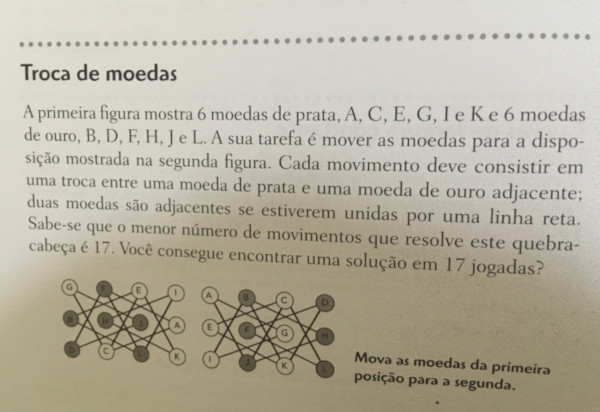
#> input picture images/livro-texto.jpg, 600 x 412 px
$ python adaptative.py
#> lines starting #> are read from the running program, lines starting #| are printed output that depends on the picture; after the words box and inside, x2 and y2 are one past the last pixel; in counts of white or black regions, pixels touching at a corner belong together
import os
import cv2
import logging
from typing import Union

import numpy as np

logging.basicConfig(level=logging.INFO)
logger = logging.getLogger(__name__)

def apply_otsu(img: np.ndarray, convert_to_gray: bool = True) -> Union[np.ndarray, int]:
    """ Binarize the image using Otsu's method.

    Args:
        img (numpy.ndarray): The image to be binarized.

    Returns:
        numpy.ndarray: The binarized image.
    """
    if img is None:
        return None

    logger.info('Applying Otsu\'s method')
    if convert_to_gray:
        img = cv2.cvtColor(img, cv2.COLOR_RGB2GRAY)

    return cv2.threshold(img, 0, 255, cv2.THRESH_BINARY | cv2.THRESH_OTSU)[1]

if __name__ == '__main__':
    image_path = os.path.abspath(os.path.join('images', 'livro-texto.jpg'))
    results_dir = 'results'
    os.makedirs(results_dir, exist_ok=True)

    with open(image_path, 'rb') as f:
        image_content = f.read()
    img = cv2.imdecode(
        np.frombuffer(image_content, np.uint8),
        cv2.IMREAD_UNCHANGED
    )
#> img is the input picture: shape (412, 600, 3); mean B, G, R 159.8, 176.4, 181.6
    gray = cv2.cvtColor(img, cv2.COLOR_BGR2GRAY)
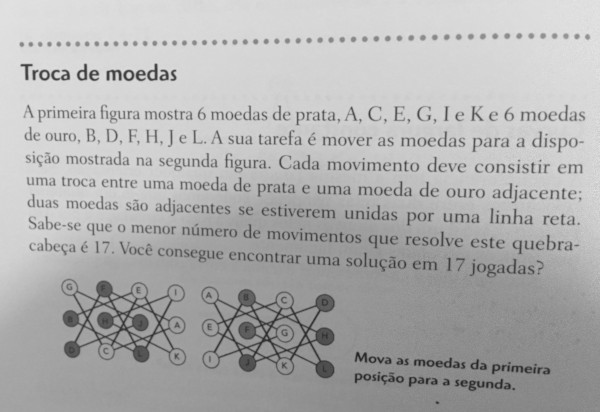
#> gray: shape (412, 600); min 33, max 230, mean 176
    otsu = apply_otsu(gray, False)
#> in apply_otsu, `return cv2.threshold(img, 0, 255, cv2.THRESH_BINARY | cv2.THRESH_OTSU)..`:
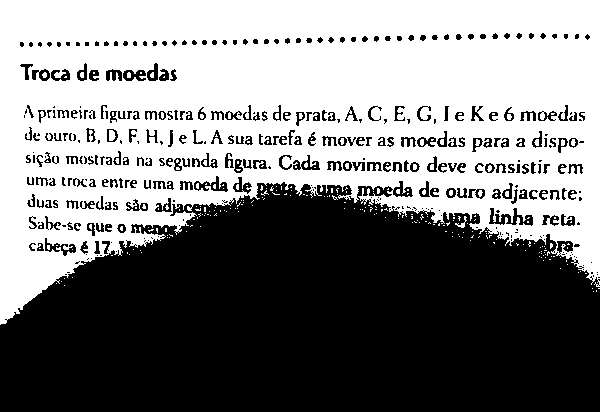
#> returned value: shape (412, 600); 50.6% white; 391 black regions (153 under 20 px), largest, box (x1, y1, x2, y2) and area: (0, 181, 600, 412) 108970, (489, 208, 533, 226) 346, (194, 176, 228, 192) 224
    cv2.imwrite(os.path.join(results_dir, 'otsu_adaptative.png'), otsu)

    logger.info('Applying adaptative threshold with mean')
    adaptive = cv2.adaptiveThreshold(
        gray,
        255,
        cv2.ADAPTIVE_THRESH_MEAN_C,
        cv2.THRESH_BINARY,
        11,
        9
    )
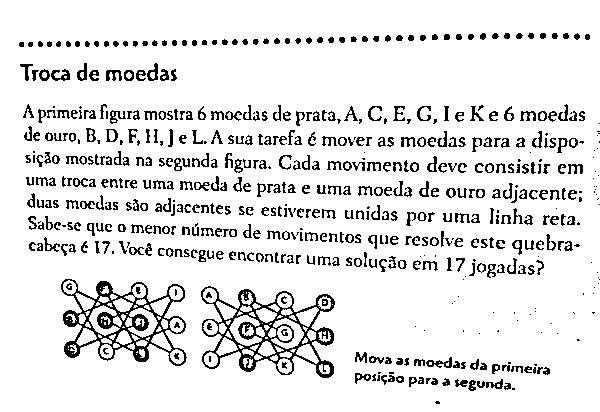
#> adaptive: shape (412, 600); 89.5% white; black in thin lines or dots, all inside (x1, y1, x2, y2) = (19, 33, 600, 404)
    cv2.imwrite(os.path.join(results_dir, 'adaptative_mean.png'), adaptive)

    logger.info('Applying adaptative threshold with gaussian')
    adaptive = cv2.adaptiveThreshold(
        gray,
        255,
        cv2.ADAPTIVE_THRESH_GAUSSIAN_C,
        cv2.THRESH_BINARY,
        11,
        9
    )
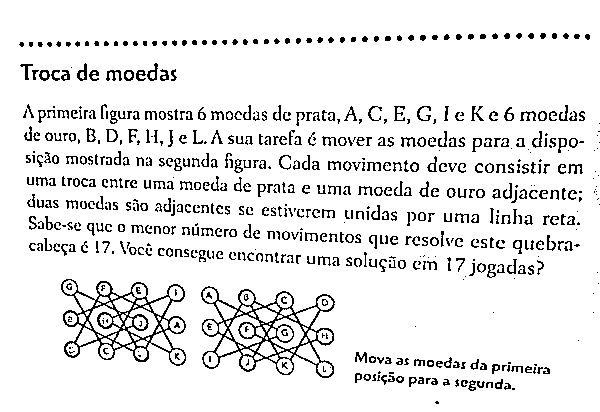
#> adaptive: shape (412, 600); 91% white; black in thin lines or dots, all inside (x1, y1, x2, y2) = (19, 33, 600, 404)
    cv2.imwrite(os.path.join(results_dir, 'adaptative_gaussian.png'), adaptive)
